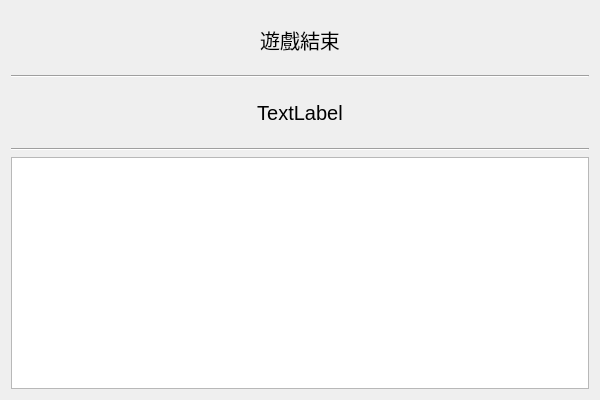
<?xml version="1.0" encoding="UTF-8"?>
<ui version="4.0">
 <class>GameEndDialog</class>
 <widget class="QDialog" name="GameEndDialog">
  <property name="geometry">
   <rect>
    <x>0</x>
    <y>0</y>
    <width>600</width>
    <height>400</height>
   </rect>
  </property>
  <property name="windowTitle">
   <string>Dialog</string>
  </property>
  <layout class="QGridLayout" name="gridLayout_2">
   <item row="0" column="0">
    <layout class="QGridLayout" name="gridLayout">
     <item row="0" column="0">
      <layout class="QVBoxLayout" name="verticalLayout" stretch="1,0,1,0,4">
       <item>
        <widget class="QLabel" name="label">
         <property name="font">
          <font>
           <pointsize>15</pointsize>
          </font>
         </property>
         <property name="text">
          <string>遊戲結束</string>
         </property>
         <property name="alignment">
          <set>Qt::AlignCenter</set>
         </property>
        </widget>
       </item>
       <item>
        <widget class="Line" name="line">
         <property name="orientation">
          <enum>Qt::Horizontal</enum>
         </property>
        </widget>
       </item>
       <item>
        <widget class="QLabel" name="winner">
         <property name="font">
          <font>
           <pointsize>15</pointsize>
          </font>
         </property>
         <property name="text">
          <string>TextLabel</string>
         </property>
         <property name="alignment">
          <set>Qt::AlignCenter</set>
         </property>
        </widget>
       </item>
       <item>
        <widget class="Line" name="line_2">
         <property name="orientation">
          <enum>Qt::Horizontal</enum>
         </property>
        </widget>
       </item>
       <item>
        <widget class="QTextBrowser" name="scores">
         <property name="font">
          <font>
           <pointsize>13</pointsize>
          </font>
         </property>
        </widget>
       </item>
      </layout>
     </item>
    </layout>
   </item>
  </layout>
 </widget>
 <resources/>
 <connections/>
</ui>
